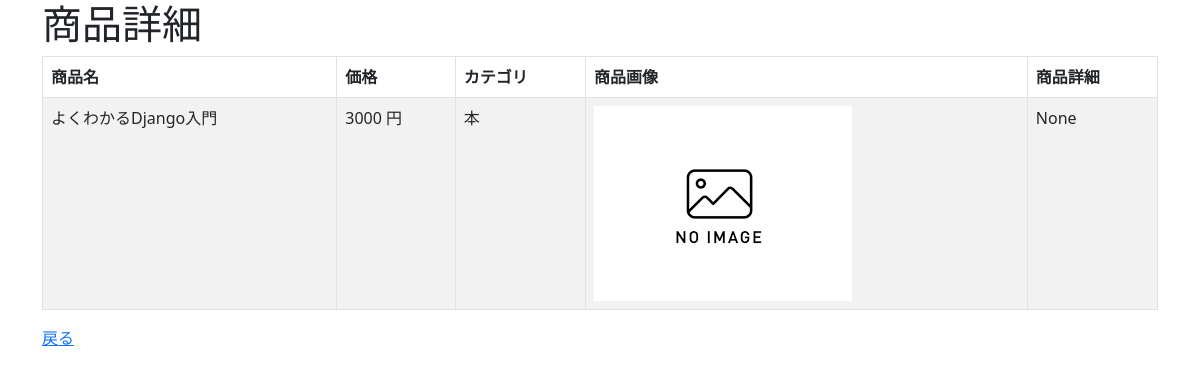
The app's page /crud/detail/1 with its own data.
### crud/models.py (models this page shows, shortened)
class Product(models.Model):
  name = models.CharField(max_length=200)
  price = models.PositiveIntegerField()
  category = models.ForeignKey(Category, on_delete=models.CASCADE)
  img = models.ImageField(blank=True, default='noImage.png')
  comment = models.TextField(max_length=400, blank=True, null=True)  #ここに追加済み

class Category(models.Model):
  name = models.CharField(max_length=200)
  def __str__(self):
    return self.name

### crud/views.py (the view)
# urls.py: path('crud/detail/<int:pk>', views.ProductDetailView.as_view(), name="detail"),
class ProductDetailView(DetailView):
    model = Product

### crud/templates/crud/product_detail.html (shortened to what this page needs)
{% extends "base.html" %}
{% block content %}
<h1>商品詳細</h1>
<table class="table table-striped table-hover table-bordered">
    <thead>
        <tr>
            <th>商品名</th>
            <th>価格</th>
            <th>カテゴリ</th>
            <th>商品画像</th>
            <th>商品詳細</th>
        </tr>
    </thead>
    <tr>
        <td>{{ product.name }}</td>
        <td>{{ product.price }} 円</td>
        <td>{{ product.category }}</td>
        <td><img src="{{ product.img.url }}" style="width:100px height:auto;"></td>
        <td>{{ product.comment }}</td>
    </tr>
</table>
<a href="{% url 'list' %}">戻る</a>
{% endblock %}

### records on screen
Product: name "よくわかるDjango入門", price "3000", category "本", img (placeholder picture), comment "None"
